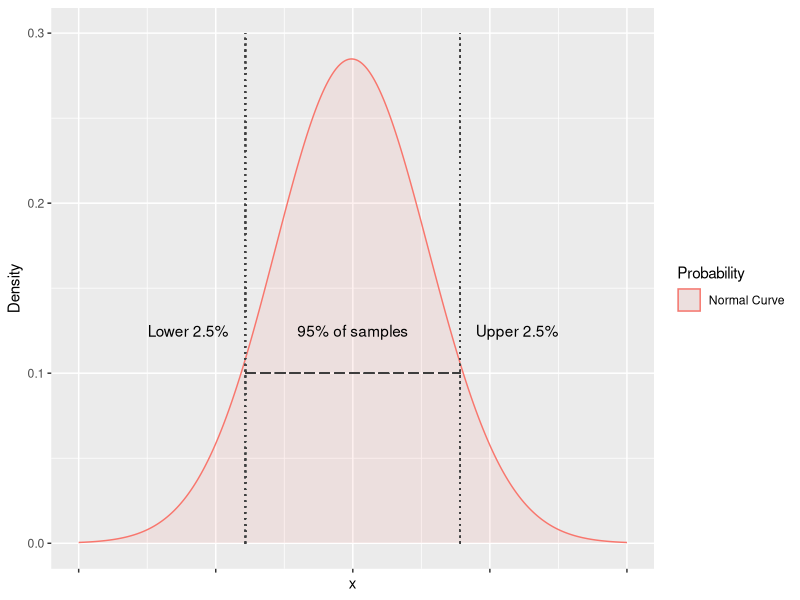
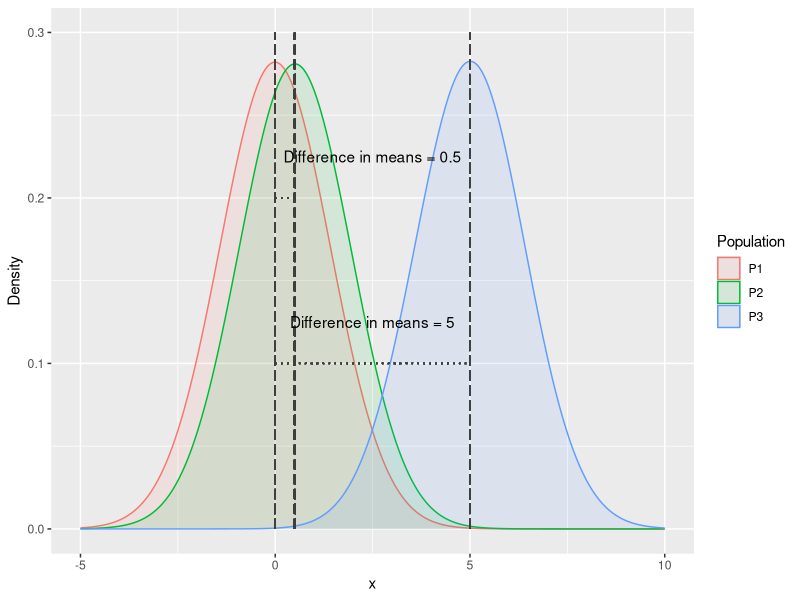

Recreate these plots in R, in order.
## ---- chunk 1
library(tidyverse)

ddat <- data.frame(x = rnorm(5000, 0, 1), Probability = rep("Normal Curve", 5000))

ggplot(ddat, aes(x, fill = Probability, colour = Probability)) +
  geom_density(alpha = 0.1, bw = 1) +
  theme(axis.text.x = element_blank()) +
  geom_segment(aes(x = 1.96, y = 0, xend = 1.96, yend = 0.3), col = "gray25", size = 0.5, alpha = .2, linetype = 3) +
  geom_segment(aes(x = -1.96, y = 0, xend = -1.96, yend = 0.3), col = "gray25", size = 0.5, alpha = .2, linetype = 3) +
  geom_segment(aes(x = -1.96, y = 0.1, xend = 1.96, yend = 0.1), col = "gray25", size = 0.5, alpha = .2, linetype = 5) +
  annotate("text", x = 0, y = 0.125, label = "95% of samples") +
  annotate("text", x = 3, y = 0.125, label = "Upper 2.5%") +
  annotate("text", x = -3, y = 0.125, label = "Lower 2.5%") +
  ylab("Density") +
  xlim(-5,5)
## ---- chunk 2
#library(tidyverse)

ddat <- data.frame(x = c(rnorm(5000, 0, 1), rnorm(5000, 0.5, 1), rnorm(5000, 5, 1)), Population = c(rep("P1", 5000), rep("P2", 5000), rep("P3", 5000)))

ggplot(ddat, aes(x, fill = Population, colour = Population)) +
  geom_density(alpha = 0.1, bw = 1) +
  geom_segment(aes(x = 0, y = 0, xend = 0, yend = 0.3), col = "gray25", size = 0.5, alpha = .2, linetype = 5) +
  geom_segment(aes(x = 0.5, y = 0, xend = 0.5, yend = 0.3), col = "gray25", size = 0.5, alpha = .2, linetype = 5) +
  geom_segment(aes(x = 5, y = 0, xend = 5, yend = 0.3), col = "gray25", size = 0.5, alpha = .2, linetype = 5) +
  geom_segment(aes(x = 0, y = 0.1, xend = 5, yend = 0.1), col = "gray25", size = 0.5, alpha = .2, linetype = 3) +
  annotate("text", x = 2.5, y = 0.125, label = "Difference in means = 5") +
  geom_segment(aes(x = 0, y = 0.2, xend = 0.5, yend = 0.2), col = "gray25", size = 0.5, alpha = .2, linetype = 3) +
  annotate("text", x = 2.5, y = 0.225, label = "Difference in means = 0.5") +
  ylab("Density") +
  xlim(-5,10)
## ---- chunk 3
1 + 1
